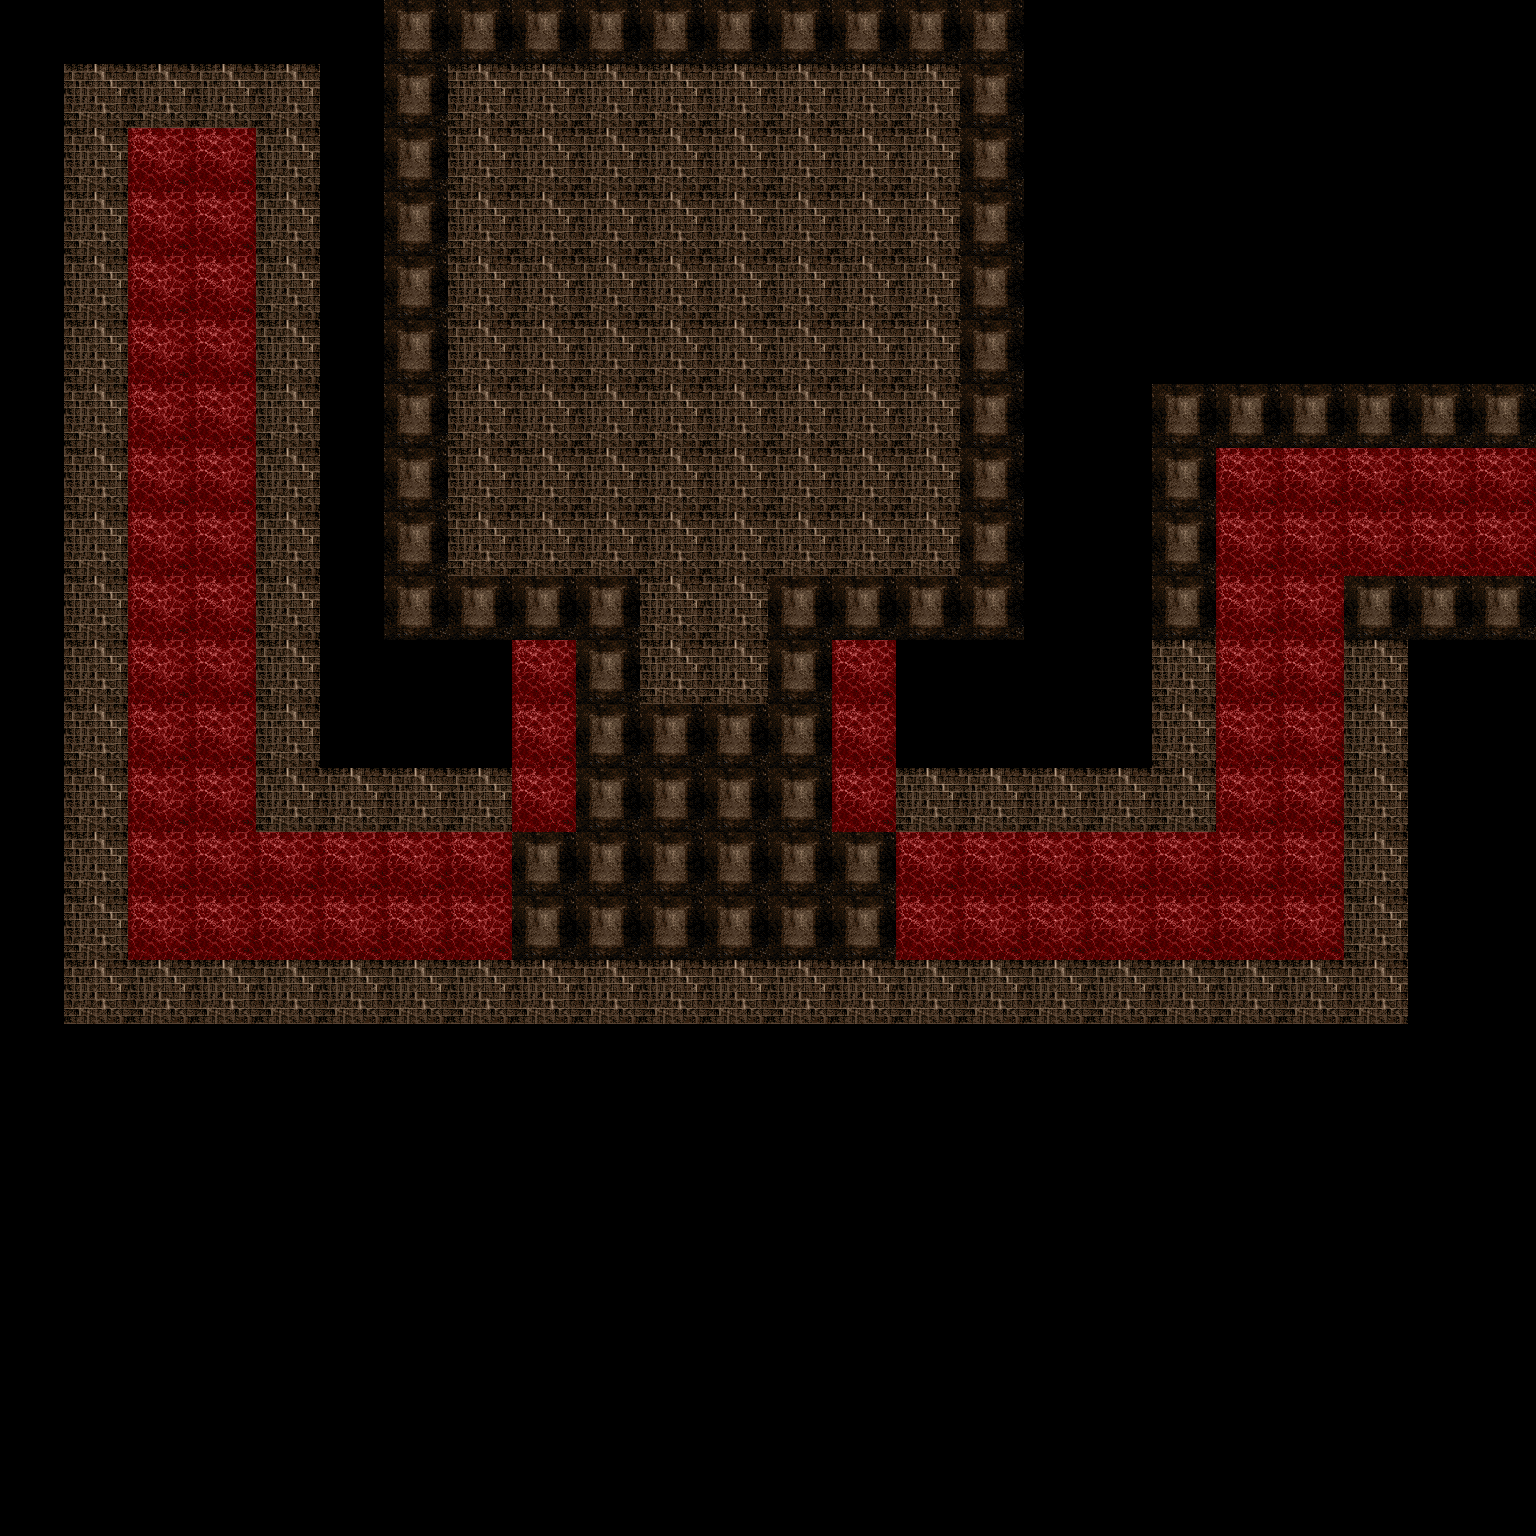

Rendered tile map (Tiled .tmx) drawn with the repository's tilesets; below, a short description and the full map source, tile grids included:
An orthogonal 24x24 tile map with 64x64 px tiles, 3 tile layers (floor, walls, ceiling).

<map version="1.0" orientation="orthogonal" renderorder="right-down" width="24" height="24" tilewidth="64" tileheight="64" nextobjectid="118">
 <tileset firstgid="1" name="Tiles" tilewidth="64" tileheight="64" tilecount="3" columns="0">
  <tile id="0">
   <image width="64" height="64" source="../textures/ceil.png" />
  </tile>
  <tile id="1">
   <image width="64" height="64" source="../textures/floor.png" />
  </tile>
  <tile id="2">
   <image width="64" height="64" source="../textures/wall.png" />
  </tile>
 </tileset>
 <layer name="floor" width="24" height="24">
  <data encoding="csv">
0,0,0,0,0,0,0,0,0,0,0,0,0,0,0,0,0,0,0,0,0,0,0,0,
0,0,0,0,0,0,0,2,2,2,2,2,2,2,2,0,0,0,0,0,0,0,0,0,
0,0,1,1,0,0,0,2,2,2,2,2,2,2,2,0,0,0,0,0,0,0,0,0,
0,0,1,1,0,0,0,2,2,2,2,2,2,2,2,0,0,0,0,0,0,0,0,0,
0,0,1,1,0,0,0,2,2,2,3,3,2,2,2,0,0,0,0,0,0,0,0,0,
0,0,1,1,0,0,0,2,2,2,3,3,2,2,2,0,0,0,0,0,0,0,0,0,
0,0,1,1,0,0,0,2,2,2,2,2,2,2,2,0,0,0,0,0,0,0,0,0,
0,0,1,1,0,0,0,2,2,2,2,2,2,2,2,0,0,0,0,2,2,2,2,2,
0,0,1,1,0,0,0,2,2,2,2,2,2,2,2,0,0,0,0,2,2,2,2,2,
0,0,1,1,0,0,0,0,0,0,3,3,0,0,0,0,0,0,0,2,2,0,0,0,
0,0,1,1,0,0,0,0,0,1,3,3,1,0,0,0,0,0,0,1,1,0,0,0,
0,0,1,1,0,0,0,0,0,1,3,3,1,0,0,0,0,0,0,1,1,0,0,0,
0,0,1,1,0,0,0,0,0,1,3,3,1,0,0,0,0,0,0,1,1,0,0,0,
0,0,1,1,1,1,1,1,1,1,1,1,1,1,1,1,1,1,1,1,1,0,0,0,
0,0,1,1,1,1,1,1,1,1,1,1,1,1,1,1,1,1,1,1,1,0,0,0,
0,0,0,0,0,0,0,0,0,0,0,0,0,0,0,0,0,0,0,0,0,0,0,0,
0,0,0,0,0,0,0,0,0,0,0,0,0,0,0,0,0,0,0,0,0,0,0,0,
0,0,0,0,0,0,0,0,0,0,0,0,0,0,0,0,0,0,0,0,0,0,0,0,
0,0,0,0,0,0,0,0,0,0,0,0,0,0,0,0,0,0,0,0,0,0,0,0,
0,0,0,0,0,0,0,0,0,0,0,0,0,0,0,0,0,0,0,0,0,0,0,0,
0,0,0,0,0,0,0,0,0,0,0,0,0,0,0,0,0,0,0,0,0,0,0,0,
0,0,0,0,0,0,0,0,0,0,0,0,0,0,0,0,0,0,0,0,0,0,0,0,
0,0,0,0,0,0,0,0,0,0,0,0,0,0,0,0,0,0,0,0,0,0,0,0,
0,0,0,0,0,0,0,0,0,0,0,0,0,0,0,0,0,0,0,0,0,0,0,0
</data>
 </layer>
 <layer name="walls" width="24" height="24">
  <data encoding="csv">
0,0,0,0,0,0,1,1,1,1,1,1,1,1,1,1,0,0,0,0,0,0,0,0,
0,3,3,3,3,0,1,0,0,0,0,0,0,0,0,1,0,0,0,0,0,0,0,0,
0,3,0,0,3,0,1,0,0,0,0,0,0,0,0,1,0,0,0,0,0,0,0,0,
0,3,0,0,3,0,1,0,0,0,0,0,0,0,0,1,0,0,0,0,0,0,0,0,
0,3,0,0,3,0,1,0,0,0,0,0,0,0,0,1,0,0,0,0,0,0,0,0,
0,3,0,0,3,0,1,0,0,0,0,0,0,0,0,1,0,0,0,0,0,0,0,0,
0,3,0,0,3,0,1,0,0,0,0,0,0,0,0,1,0,0,1,1,1,1,1,1,
0,3,0,0,3,0,1,0,0,0,0,0,0,0,0,1,0,0,1,0,0,0,0,0,
0,3,0,0,3,0,1,0,0,0,0,0,0,0,0,1,0,0,1,0,0,0,0,0,
0,3,0,0,3,0,1,1,1,1,0,0,1,1,1,1,0,0,1,0,0,1,1,1,
0,3,0,0,3,0,0,0,2,0,0,0,0,2,0,0,0,0,3,0,0,3,0,0,
0,3,0,0,3,0,0,0,2,0,0,0,0,2,0,0,0,0,3,0,0,3,0,0,
0,3,0,0,3,3,3,3,2,0,0,0,0,2,3,3,3,3,3,0,0,3,0,0,
0,3,0,0,0,0,0,0,0,0,0,0,0,0,0,0,0,0,0,0,0,3,0,0,
0,3,0,0,0,0,0,0,0,0,0,0,0,0,0,0,0,0,0,0,0,3,0,0,
0,3,3,3,3,3,3,3,3,3,3,3,3,3,3,3,3,3,3,3,3,3,0,0,
0,0,0,0,0,0,0,0,0,0,0,0,0,0,0,0,0,0,0,0,0,0,0,0,
0,0,0,0,0,0,0,0,0,0,0,0,0,0,0,0,0,0,0,0,0,0,0,0,
0,0,0,0,0,0,0,0,0,0,0,0,0,0,0,0,0,0,0,0,0,0,0,0,
0,0,0,0,0,0,0,0,0,0,0,0,0,0,0,0,0,0,0,0,0,0,0,0,
0,0,0,0,0,0,0,0,0,0,0,0,0,0,0,0,0,0,0,0,0,0,0,0,
0,0,0,0,0,0,0,0,0,0,0,0,0,0,0,0,0,0,0,0,0,0,0,0,
0,0,0,0,0,0,0,0,0,0,0,0,0,0,0,0,0,0,0,0,0,0,0,0,
0,0,0,0,0,0,0,0,0,0,0,0,0,0,0,0,0,0,0,0,0,0,0,0
</data>
 </layer>
 <layer name="ceiling" width="24" height="24">
  <data encoding="csv">
0,0,0,0,0,0,0,0,0,0,0,0,0,0,0,0,0,0,0,0,0,0,0,0,
0,0,0,0,0,0,0,3,3,3,3,3,3,3,3,0,0,0,0,0,0,0,0,0,
0,0,2,2,0,0,0,3,3,3,3,3,3,3,3,0,0,0,0,0,0,0,0,0,
0,0,2,2,0,0,0,3,3,3,3,3,3,3,3,0,0,0,0,0,0,0,0,0,
0,0,2,2,0,0,0,3,3,3,3,3,3,3,3,0,0,0,0,0,0,0,0,0,
0,0,2,2,0,0,0,3,3,3,3,3,3,3,3,0,0,0,0,0,0,0,0,0,
0,0,2,2,0,0,0,3,3,3,3,3,3,3,3,0,0,0,0,0,0,0,0,0,
0,0,2,2,0,0,0,3,3,3,3,3,3,3,3,0,0,0,0,2,2,2,2,2,
0,0,2,2,0,0,0,3,3,3,3,3,3,3,3,0,0,0,0,2,2,2,2,2,
0,0,2,2,0,0,0,0,0,0,3,3,0,0,0,0,0,0,0,2,2,0,0,0,
0,0,2,2,0,0,0,0,0,1,3,3,1,0,0,0,0,0,0,2,2,0,0,0,
0,0,2,2,0,0,0,0,0,1,1,1,1,0,0,0,0,0,0,2,2,0,0,0,
0,0,2,2,0,0,0,0,0,1,1,1,1,0,0,0,0,0,0,2,2,0,0,0,
0,0,2,2,2,2,2,2,1,1,1,1,1,1,2,2,2,2,2,2,2,0,0,0,
0,0,2,2,2,2,2,2,1,1,1,1,1,1,2,2,2,2,2,2,2,0,0,0,
0,0,0,0,0,0,0,0,0,0,0,0,0,0,0,0,0,0,0,0,0,0,0,0,
0,0,0,0,0,0,0,0,0,0,0,0,0,0,0,0,0,0,0,0,0,0,0,0,
0,0,0,0,0,0,0,0,0,0,0,0,0,0,0,0,0,0,0,0,0,0,0,0,
0,0,0,0,0,0,0,0,0,0,0,0,0,0,0,0,0,0,0,0,0,0,0,0,
0,0,0,0,0,0,0,0,0,0,0,0,0,0,0,0,0,0,0,0,0,0,0,0,
0,0,0,0,0,0,0,0,0,0,0,0,0,0,0,0,0,0,0,0,0,0,0,0,
0,0,0,0,0,0,0,0,0,0,0,0,0,0,0,0,0,0,0,0,0,0,0,0,
0,0,0,0,0,0,0,0,0,0,0,0,0,0,0,0,0,0,0,0,0,0,0,0,
0,0,0,0,0,0,0,0,0,0,0,0,0,0,0,0,0,0,0,0,0,0,0,0
</data>
 </layer>
</map>
